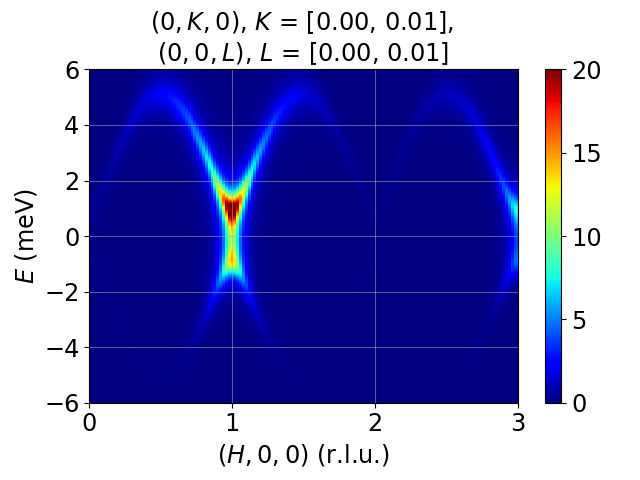

Here is the Python script that generated this plot:
# -*- coding: utf-8 -*-
import sys
from pathlib import Path

sys.path.append(str(Path(__file__).parent.parent) + "/pyLiSW")
from Atoms import Atoms
from Bonds import Bonds
from Sample import Sample
from LSWT import LSWT
from utils import gamma_fnc
from matplotlib import pyplot as plt
import numpy as np

# -------------------------------------------------------------
# 1d AFM chain, Neel type, spin along z
# -------------------------------------------------------------
if __name__ == "__main__":
    # lattice parameters in Angstrom
    a = 3
    # determin the effective lattice parameters
    a_eff = 2 * a
    b_eff = a
    c_eff = a
    # propagation vector
    tau = (0, 0, 0)
    # vector perpendicular to the plane of rotation
    n = (0, 1, 0)
    # temperature
    te = 20
    afm_chain = Sample((a_eff, b_eff, c_eff), tau, n, te, gamma_fnc=gamma_fnc)
    # -------------------------------------------------------------
    # Add atoms
    # -------------------------------------------------------------
    s1 = 5 / 2
    s2 = 5 / 2
    aniso = [[0, 0, 0], [0, 0, 0], [0, 0, -0.05]]
    # atom postions with effective lattice parameters
    atoms = [
        Atoms(t=(0, 0, 0), ion="Mn2", spin=s1, aniso=aniso),
        Atoms(
            t=(0.5, 0, 0), ion="Mn2", spin=s2, aniso=aniso, theta=np.pi, n_Rp=(0, 1, 0)
        ),
    ]
    afm_chain.add_atoms(atoms)
    # -------------------------------------------------------------
    # Add bonds
    # -------------------------------------------------------------
    j1 = 1  # AFM is positive, FM is negative
    bonds = [
        Bonds(afm_chain, 0, 1, j=j1),
        Bonds(afm_chain, 0, 1, r1=(-1, 0, 0), j=j1),
    ]
    afm_chain.add_bonds(bonds)
    # -------------------------------------------------------------
    # Simulate dispersion
    # -------------------------------------------------------------
    proj = [[1, 0, 0], [0, 1, 0], [0, 0, 1]]
    axes = ["(H,0,0)", "(0,K,0)", "(0,0,L)"]
    qe_range = (
        [0, 3.02, 0.02],
        [0.00, 0.01, 0.01],
        [0.00, 0.01, 0.01],
        [-20, 20, 0.01],
    )
    sim_qespace = LSWT(qe_range, afm_chain, proj_axes=proj, axes=axes)
    sim_qespace.dispersion_calc()
    sim_qespace.plot_disp("x")
    # -------------------------------------------------------------
    # Simulate intensities
    # -------------------------------------------------------------
    slice_range = (
        [0, 3.02, 0.02],
        [0.00, 0.01],
        [0.00, 0.01],
        [-6, 6.01, 0.01],
    )
    sim_qespace.inten_calc(mask=None)
    sim_qespace.slice(slice_range, plot_axes=(0, 3), SIM=True, vmin=0, vmax=20)
    # -------------------------------------------------------------
    # Making cuts
    # -------------------------------------------------------------
    # cut_range = (
    #     [0.5, 0.52],
    #     [0.00, 0.01],
    #     [0.00, 0.01],
    #     [-0.5, 0.51, 0.01],
    # )
    # sim_qespace.cut(cut_range, plot_axis=3, SIM=True)

    plt.show()
